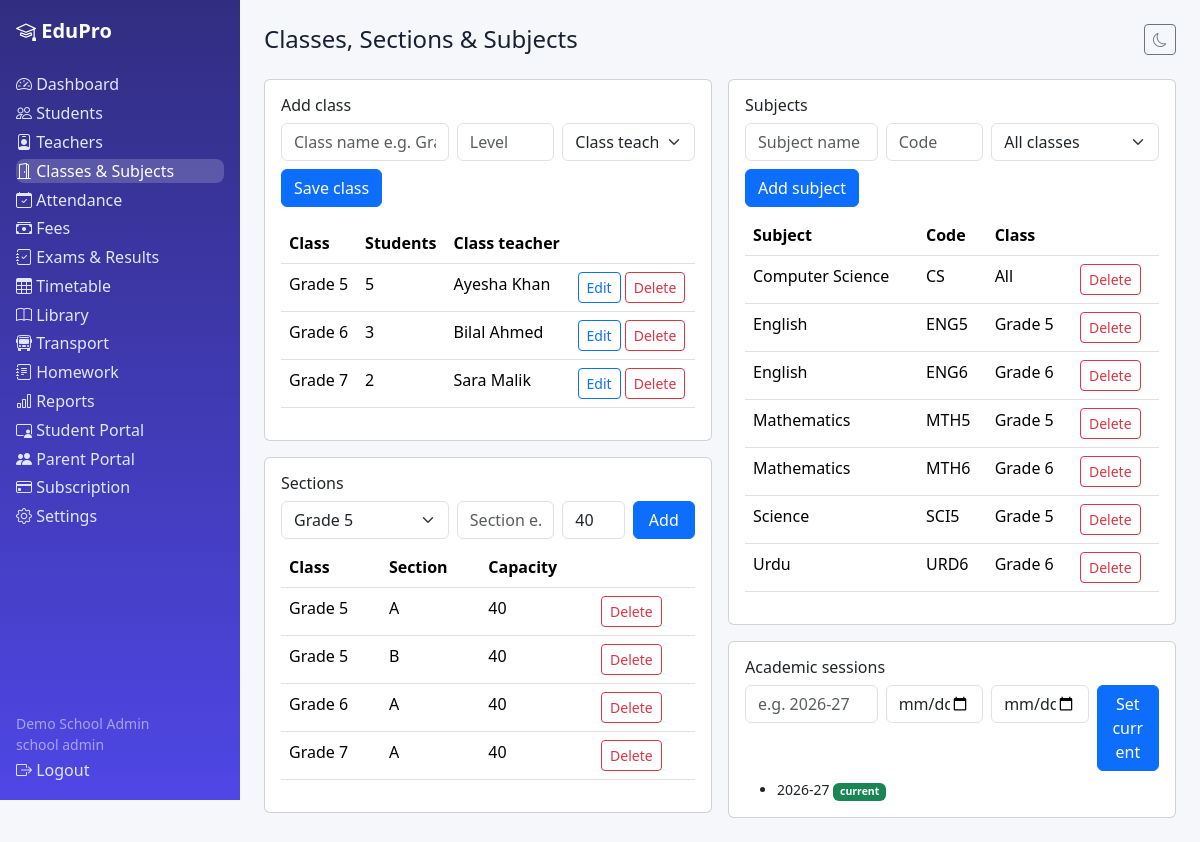
The app's page /classes.php (signed in) with its own data.
### tables this page shows
CREATE TABLE classes (id INT UNSIGNED AUTO_INCREMENT PRIMARY KEY, tenant_id INT UNSIGNED NOT NULL, name VARCHAR(80) NOT NULL, numeric_name INT NOT NULL DEFAULT 0, class_teacher_id INT UNSIGNED NULL, created_at DATETIME NOT NULL DEFAULT CURRENT_TIMESTAMP, INDEX idx_class_tenant(tenant_id), FOREIGN KEY(tenant_id) REFERENCES tenants(id) ON DELETE CASCADE, FOREIGN KEY(class_teacher_id) REFERENCES teachers(id) ON DELETE SET NULL);

CREATE TABLE teachers (id INT UNSIGNED AUTO_INCREMENT PRIMARY KEY, tenant_id INT UNSIGNED NOT NULL, user_id INT UNSIGNED NULL, staff_id VARCHAR(40) NOT NULL, name VARCHAR(120) NOT NULL, department VARCHAR(80) NULL, email VARCHAR(190) NULL, phone VARCHAR(40) NULL, salary DECIMAL(10,2) NOT NULL DEFAULT 0, status ENUM('active','on_leave','resigned') NOT NULL DEFAULT 'active', created_at DATETIME NOT NULL DEFAULT CURRENT_TIMESTAMP, UNIQUE KEY uq_teacher_staff(tenant_id,staff_id), INDEX idx_teach_tenant(tenant_id), FOREIGN KEY(tenant_id) REFERENCES tenants(id) ON DELETE CASCADE);

CREATE TABLE sections (id INT UNSIGNED AUTO_INCREMENT PRIMARY KEY, tenant_id INT UNSIGNED NOT NULL, class_id INT UNSIGNED NOT NULL, name VARCHAR(20) NOT NULL, capacity INT NOT NULL DEFAULT 40, UNIQUE KEY uq_section(tenant_id,class_id,name), FOREIGN KEY(tenant_id) REFERENCES tenants(id) ON DELETE CASCADE, FOREIGN KEY(class_id) REFERENCES classes(id) ON DELETE CASCADE);

CREATE TABLE subjects (id INT UNSIGNED AUTO_INCREMENT PRIMARY KEY, tenant_id INT UNSIGNED NOT NULL, class_id INT UNSIGNED NULL, name VARCHAR(80) NOT NULL, code VARCHAR(20) NULL, INDEX idx_subj_tenant(tenant_id), FOREIGN KEY(tenant_id) REFERENCES tenants(id) ON DELETE CASCADE, FOREIGN KEY(class_id) REFERENCES classes(id) ON DELETE SET NULL);

CREATE TABLE academic_sessions (id INT UNSIGNED AUTO_INCREMENT PRIMARY KEY, tenant_id INT UNSIGNED NOT NULL, name VARCHAR(40) NOT NULL, start_date DATE NULL, end_date DATE NULL, is_current TINYINT(1) NOT NULL DEFAULT 0, INDEX idx_sess_tenant(tenant_id), FOREIGN KEY(tenant_id) REFERENCES tenants(id) ON DELETE CASCADE);

### includes/functions.php (called while the page is built, shortened)
<?php
function e(?string $v): string { return htmlspecialchars($v ?? '', ENT_QUOTES, 'UTF-8'); }
function current_user(): ?array { return $_SESSION['user'] ?? null; }
function tenant_id(): ?int { $u = current_user(); return isset($u['tenant_id']) && $u['tenant_id'] !== null ? (int)$u['tenant_id'] : null; }

### includes/auth.php (called while the page is built, shortened)
<?php
require_once __DIR__ . '/functions.php';
function require_tenant(): int {
    $t = tenant_id();
    return $t;
}

### classes.php (the view, shortened to what this page needs)
<?php require_once __DIR__ . '/includes/auth.php'; $pdo=db(); $tid=require_tenant();
$s=$pdo->prepare('SELECT c.*,(SELECT COUNT(*) FROM students s WHERE s.class_id=c.id AND s.tenant_id=c.tenant_id) student_count,t.name teacher_name FROM classes c LEFT JOIN teachers t ON t.id=c.class_teacher_id WHERE c.tenant_id=? ORDER BY c.numeric_name,c.name'); $s->execute([$tid]); $classes=$s->fetchAll();
$sections=$pdo->query("SELECT sec.*,c.name class_name FROM sections sec JOIN classes c ON c.id=sec.class_id WHERE sec.tenant_id=$tid ORDER BY c.numeric_name,sec.name")->fetchAll();
$subjects=$pdo->query("SELECT sub.*,c.name class_name FROM subjects sub LEFT JOIN classes c ON c.id=sub.class_id WHERE sub.tenant_id=$tid ORDER BY sub.name")->fetchAll();
$sessions=$pdo->query("SELECT * FROM academic_sessions WHERE tenant_id=$tid ORDER BY id DESC")->fetchAll();
$edit=null; if(!empty($_GET['edit'])){$s=$pdo->prepare('SELECT * FROM classes WHERE id=? AND tenant_id=?');$s->execute([(int)$_GET['edit'],$tid]);$edit=$s->fetch();}
include __DIR__ . '/includes/header.php'; ?>
<div class="row g-3">
<div class="col-lg-6"><div class="card p-3"><h6><?= $edit?'Edit':'Add' ?> class</h6><form method="post" class="row g-2">
<div class="col-md-5"><input class="form-control" name="name" placeholder="Class name e.g. Grade 5" value="<?= e($edit['name']??'') ?>" required></div>
<div class="col-md-3"><input class="form-control" type="number" name="numeric_name" placeholder="Level" value="<?= e($edit['numeric_name']??'') ?>"></div>
<div class="col-md-4"><select class="form-select" name="class_teacher_id"><option value="">Class teacher…</option></select></div>
<div class="col-md-12"><button class="btn btn-primary">Save class</button></div></form>
<table class="table mt-3"><tr><th>Class</th><th>Students</th><th>Class teacher</th><th></th></tr><?php foreach($classes as $c): ?><tr><td><?= e($c['name']) ?></td><td><?= $c['student_count'] ?></td><td><?= e($c['teacher_name']??'') ?></td><td><a class="btn btn-sm btn-outline-primary" href="?edit=<?= $c['id'] ?>">Edit</a> <form method="post" class="d-inline"><?= csrf_field() ?><input type="hidden" name="action" value="class_delete"><input type="hidden" name="id" value="<?= $c['id'] ?>"><button class="btn btn-sm btn-outline-danger" data-confirm="Delete class?">Delete</button></form></td></tr><?php endforeach; ?></table></div>
<div class="card p-3 mt-3"><h6>Sections</h6><form method="post" class="row g-2"><?= csrf_field() ?><input type="hidden" name="action" value="section">
<div class="col-md-5"><select class="form-select" name="class_id" required><?php foreach($classes as $c): ?><option value="<?= $c['id'] ?>"><?= e($c['name']) ?></option><?php endforeach; ?></select></div>
<div class="col-md-3"><input class="form-control" name="name" placeholder="Section e.g. A" required></div>
<div class="col-md-2"><input class="form-control" type="number" name="capacity" placeholder="Cap." value="40"></div>
<div class="col-md-2"><button class="btn btn-primary w-100">Add</button></div></form>
<table class="table mt-2"><tr><th>Class</th><th>Section</th><th>Capacity</th><th></th></tr><?php foreach($sections as $sec): ?><tr><td><?= e($sec['class_name']) ?></td><td><?= e($sec['name']) ?></td><td><?= $sec['capacity'] ?></td><td><form method="post"><?= csrf_field() ?><input type="hidden" name="action" value="section_delete"><input type="hidden" name="id" value="<?= $sec['id'] ?>"><button class="btn btn-sm btn-outline-danger">Delete</button></form></td></tr><?php endforeach; ?></table></div></div>
<div class="col-lg-6"><div class="card p-3"><h6>Subjects</h6><form method="post" class="row g-2"><?= csrf_field() ?><input type="hidden" name="action" value="subject">
<div class="col-md-4"><input class="form-control" name="name" placeholder="Subject name" required></div>
<div class="col-md-3"><input class="form-control" name="code" placeholder="Code"></div>
<div class="col-md-5"><select class="form-select" name="class_id"><option value="">All classes</option><?php foreach($classes as $c): ?><option value="<?= $c['id'] ?>"><?= e($c['name']) ?></option><?php endforeach; ?></select></div>
<div class="col-md-12"><button class="btn btn-primary">Add subject</button></div></form>
<table class="table mt-2"><tr><th>Subject</th><th>Code</th><th>Class</th><th></th></tr><?php foreach($subjects as $sub): ?><tr><td><?= e($sub['name']) ?></td><td><?= e($sub['code']??'') ?></td><td><?= e($sub['class_name']??'All') ?></td><td><form method="post"><?= csrf_field() ?><input type="hidden" name="action" value="subject_delete"><input type="hidden" name="id" value="<?= $sub['id'] ?>"><button class="btn btn-sm btn-outline-danger">Delete</button></form></td></tr><?php endforeach; ?></table></div>
<div class="card p-3 mt-3"><h6>Academic sessions</h6><form method="post" class="row g-2"><?= csrf_field() ?><input type="hidden" name="action" value="session">
<div class="col-md-4"><input class="form-control" name="name" placeholder="e.g. 2026-27" required></div><div class="col-md-3"><input class="form-control" type="date" name="start_date"></div><div class="col-md-3"><input class="form-control" type="date" name="end_date"></div><div class="col-md-2"><button class="btn btn-primary w-100">Set current</button></div></form>
<ul class="small mt-2 mb-0"><?php foreach($sessions as $ss): ?><li><?= e($ss['name']) ?> <?= $ss['is_current']?'<span class="badge bg-success">current</span>':'' ?></li><?php endforeach; ?></ul></div></div>
</div>
<?php include __DIR__ . '/includes/footer.php'; ?>

### assets/css/style.css (style rules this page uses)
:root { --brand:#4f46e5;--bg:#f6f7fb;--card:#fff;--text:#172033 }
body { background:var(--bg);color:var(--text);font-family:system-ui,-apple-system,"Segoe UI",Roboto,sans-serif }

### records on screen
classes: name "Grade 5", student_count "5", class_teacher.name "Ayesha Khan"
classes: name "Grade 6", student_count "3", class_teacher.name "Bilal Ahmed"
classes: name "Grade 7", student_count "2", class_teacher.name "Sara Malik"
sections: class.name "Grade 5", name "A", capacity "40"
sections: class.name "Grade 5", name "B", capacity "40"
sections: class.name "Grade 6", name "A", capacity "40"
sections: class.name "Grade 7", name "A", capacity "40"
subjects: name "Computer Science", code "CS", class_name "All"
subjects: name "English", code "ENG5", class.name "Grade 5"
subjects: name "English", code "ENG6", class.name "Grade 6"
subjects: name "Mathematics", code "MTH5", class.name "Grade 5"
subjects: name "Mathematics", code "MTH6", class.name "Grade 6"
subjects: name "Science", code "SCI5", class.name "Grade 5"
subjects: name "Urdu", code "URD6", class.name "Grade 6"
academic_sessions: name "2026-27", is_current "current"

### other values on screen
$l "Dashboard"
$l "Students"
$l "Teachers"
$l "Classes & Subjects"
$l "Attendance"
$l "Fees"
$l "Exams & Results"
$l "Timetable"
$l "Library"
$l "Transport"
$l "Homework"
$l "Reports"
$l "Student Portal"
$l "Parent Portal"
$l "Subscription"
